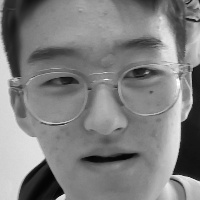
#> input picture faceRecognize/matchWithImages/training/faces/user111.jpg, 200 x 200 px, found by its file name
$ python part3.py
#> lines starting #> are read from the running program, lines starting #| are printed output that depends on the picture
import cv2
import numpy as np
from os import listdir
from os.path import isfile, join
import requests


data_path = './faces/'
onlyfiles = [f for f in listdir(data_path) if isfile(join(data_path,f))]

Training_Data, Labels = [], []

for i, files in enumerate(onlyfiles):
    image_path = data_path + onlyfiles[i]
    images = cv2.imread(image_path, cv2.IMREAD_GRAYSCALE)
#> images is the input picture: shape (200, 200); min 1, max 255, mean 127.6
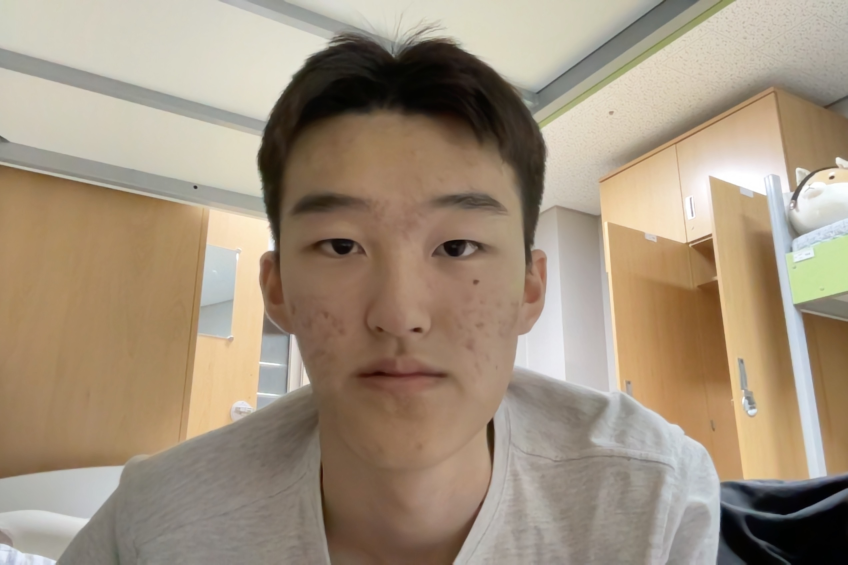
#> input picture faceRecognize/matchWithWebcam/my_image.jpg, 2542 x 1694 px, given in place of the camera (shown at 1/3 size)
#> further down, frame is the input picture: shape (1694, 2542, 3); mean B, G, R 125.6, 145.6, 161.6
    Training_Data.append(np.asarray(images, dtype=np.uint8))
    Labels.append(i)

Labels = np.asarray(Labels, dtype=np.int32)

model = cv2.face.LBPHFaceRecognizer_create()

model.train(np.asarray(Training_Data), np.asarray(Labels))

print("Model Training Complete!!!!!")

face_classifier = cv2.CascadeClassifier(cv2.data.haarcascades+'haarcascade_frontalface_default.xml')

def face_detector(img, size = 0.5):
#> called with size = 0.5
    gray = cv2.cvtColor(img, cv2.COLOR_BGR2GRAY)
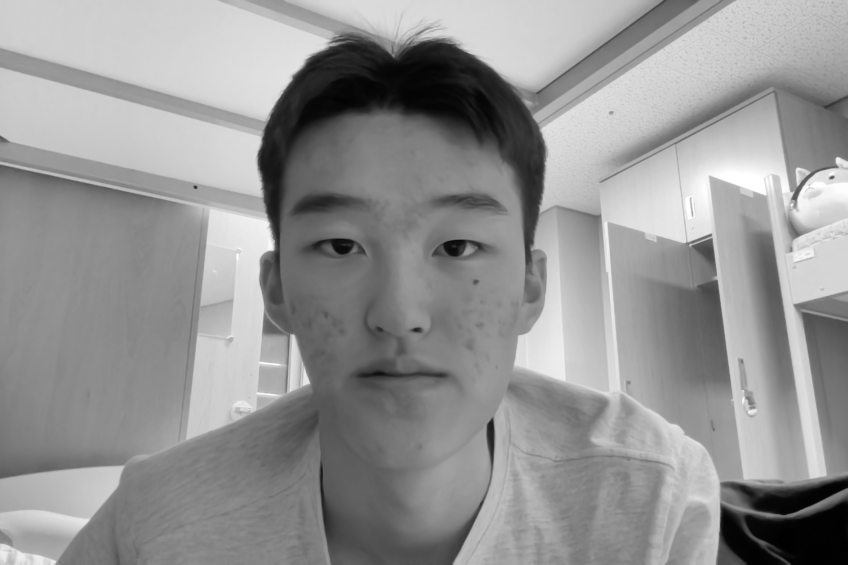
#> gray: shape (1694, 2542) (shown at 1/3 size); min 0, max 255, mean 148.1
    faces = face_classifier.detectMultiScale(gray,1.3,5)
#> faces = [[751, 394, 897, 897]]

    if faces is():
        return img,[]

    for(x,y,w,h) in faces:
        cv2.rectangle(img, (x,y),(x+w,y+h),(0,255,255),2)
        roi = img[y:y+h, x:x+w]
        roi = cv2.resize(roi, (200,200))
#> this loop made 1 pass
#> pass 1, in face_detector, `roi = img[y:y+h, x:x+w]`:
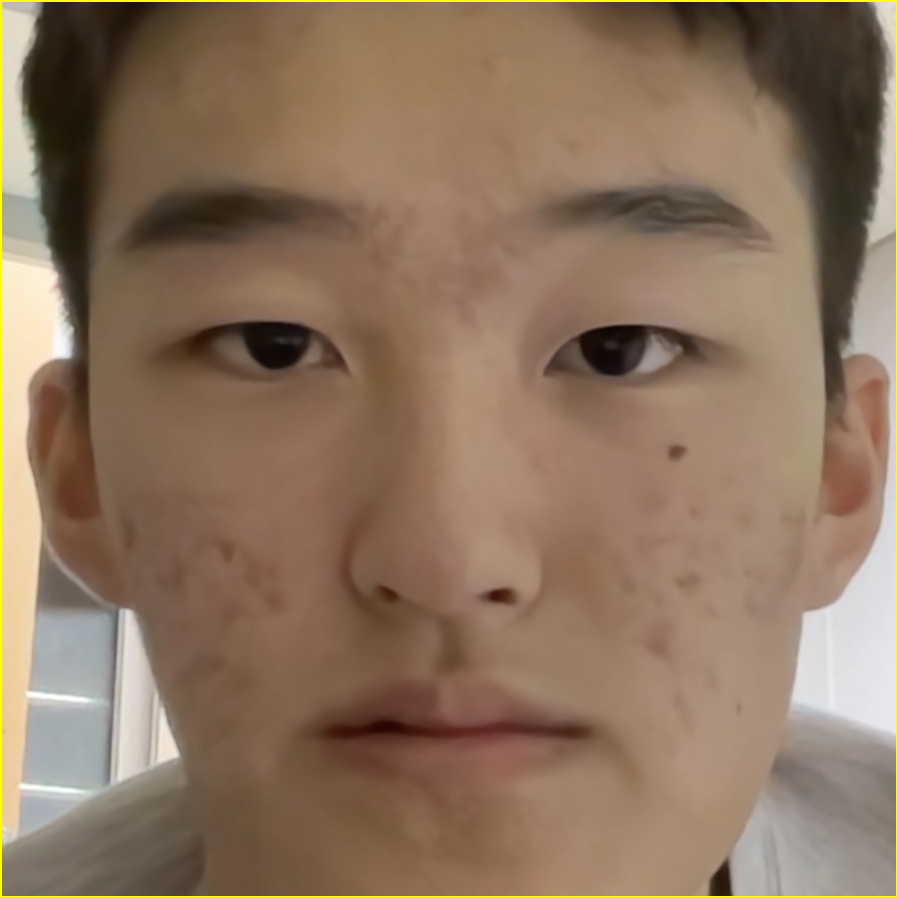
#> roi: shape (897, 897, 3); mean B, G, R 94.7, 116.1, 140.9
#> pass 1, in face_detector, `roi = cv2.resize(roi, (200,200))`:
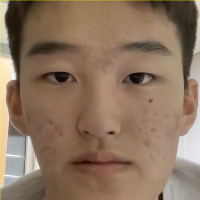
#> roi: shape (200, 200, 3); mean B, G, R 95.2, 115.6, 140.4

    return img,roi


cap = cv2.VideoCapture(0)


stack = 0


while True:

    ret, frame = cap.read()

    image, face = face_detector(frame)

    try:
        face = cv2.cvtColor(face, cv2.COLOR_BGR2GRAY)
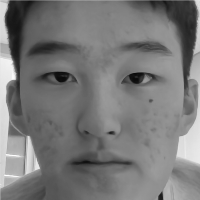
#> face: shape (200, 200); min 9, max 254, mean 120.7
        result = model.predict(face)
#> result = (0, 62.49)

        if result[1] < 500:
            confidence = int(100*(1-(result[1])/300))
#> confidence = 79
            display_string = str(confidence)+'% Confidence it is user'
#> display_string = '79% Confidence it is user'
        cv2.putText(image,display_string,(100,120), cv2.FONT_HERSHEY_COMPLEX,1,(250,120,255),2)


        if confidence > 80:
            cv2.putText(image, "Unlocked", (250, 450), cv2.FONT_HERSHEY_COMPLEX, 1, (0, 255, 0), 2)
            cv2.imshow('Face Cropper', image)
            stack += 1
            if stack > 0:
                print(stack)
                if stack > 10:
                    try:
                        res = requests.get("http://192.168.151.232:5132/face/true")
                    except:
                        print("err")
                    # cv2.putText(image,"request",(250, 700), cv2.FONT_HERSHEY_COMPLEX, 1, (255, 0, 0), 2)
                    # cv2.imShow('Face Cropper',image)
                    stack = 0

        else:
            cv2.putText(image, "Locked", (250, 450), cv2.FONT_HERSHEY_COMPLEX, 1, (0, 0, 255), 2)
            cv2.imshow('Face Cropper', image)
            stack = 0


    except:
        cv2.putText(image, "Face Not Found", (250, 450), cv2.FONT_HERSHEY_COMPLEX, 1, (255, 0, 0), 2)
        cv2.imshow('Face Cropper', image)
        stack = 0

        pass

    if cv2.waitKey(1)==13:
#> (key Esc is pressed here)
        break


cap.release()
cv2.destroyAllWindows()
